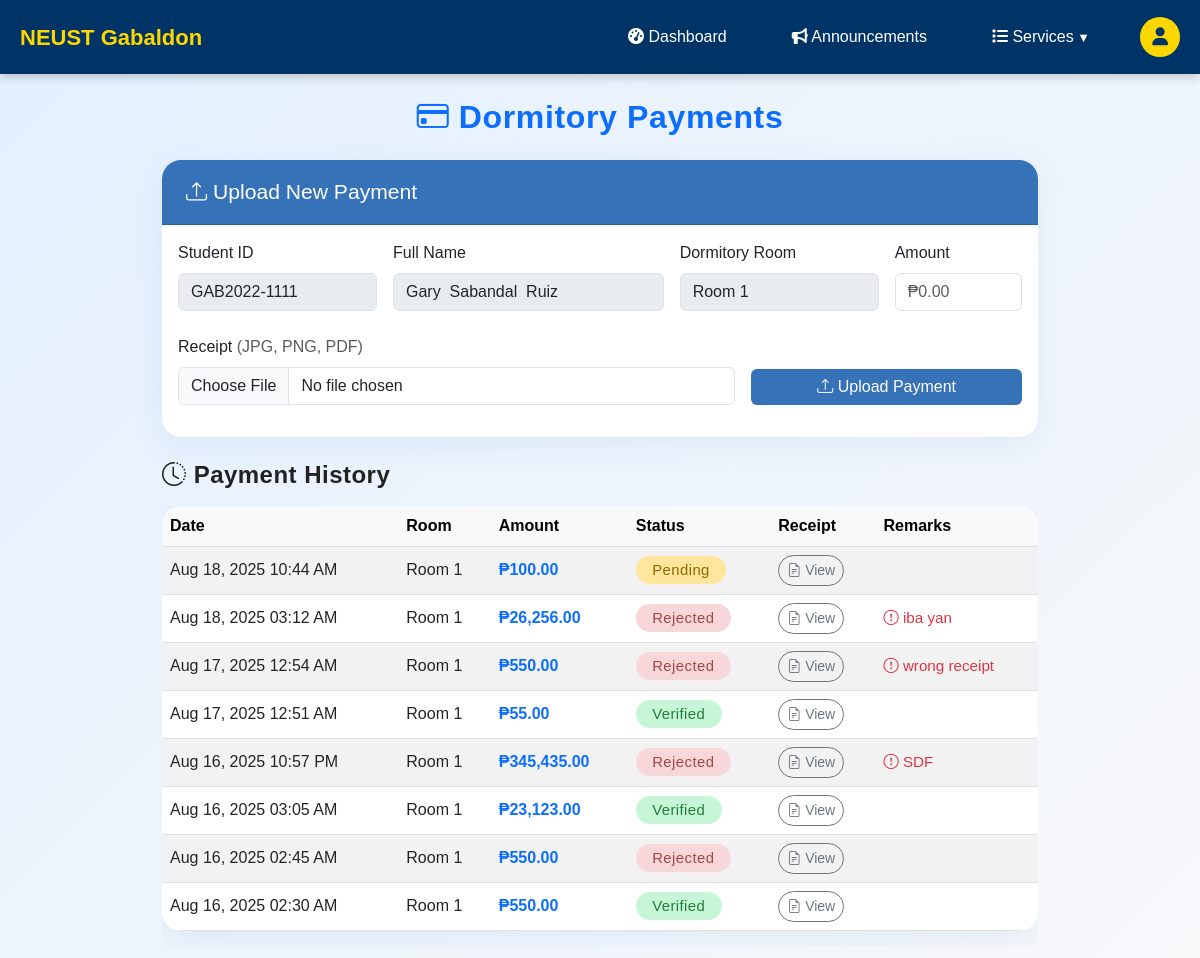
The page /student_payments.php (signed in) on the database its author committed.
### tables this page shows
CREATE TABLE `rooms` (
  `id` int(11) NOT NULL,
  `name` varchar(255) NOT NULL,
  `total_beds` int(11) NOT NULL,
  `occupied_beds` int(11) NOT NULL,
  `image` varchar(255) NOT NULL,
  `amenities` text NOT NULL,
  `price_per_month` float DEFAULT NULL
);

CREATE TABLE `payments` (
  `id` int(11) NOT NULL,
  `student_id` varchar(50) NOT NULL,
  `room_id` int(11) NOT NULL,
  `amount` decimal(10,2) NOT NULL,
  `receipt_path` varchar(255) NOT NULL,
  `status` enum('Pending','Verified','Rejected') NOT NULL DEFAULT 'Pending',
  `submitted_at` timestamp NOT NULL DEFAULT current_timestamp(),
  `verified_by` varchar(50) DEFAULT NULL,
  `verified_at` datetime DEFAULT NULL,
  `remarks` text DEFAULT NULL,
  `file_hash` varchar(64) DEFAULT NULL,
  `receipt_number` varchar(100) DEFAULT NULL,
  `date_paid` date DEFAULT NULL
);

### student_payments.php (the view, shortened to what this page needs)
<?php
require_once 'config.php';
$studentId = $_SESSION['user_id'];
$stmt = $conn->prepare("SELECT TRIM(CONCAT(first_name,' ',COALESCE(NULLIF(middle_name,''),''),' ',last_name)) AS full_name FROM users WHERE user_id = ?");
$stmt->bind_param('s', $studentId);
$stmt->execute();
$fullName = ($stmt->get_result()->fetch_assoc()['full_name']) ?? '';
$roomId = null; $roomName = '';
if (!$roomId) {
    $stmt = $conn->prepare("SELECT r.id, r.name FROM student_room_applications sa JOIN rooms r ON sa.room_id = r.id WHERE sa.user_id = ? AND sa.status = 'Approved' ORDER BY sa.applied_at DESC LIMIT 1");
    $stmt->bind_param('s', $studentId);
    $stmt->execute();
    $appRoom = $stmt->get_result()->fetch_assoc();
    if ($appRoom) { $roomId = (int)$appRoom['id']; $roomName = $appRoom['name']; }
}
$rows = [];
$stmt = $conn->prepare("SELECT p.id, p.room_id, r.name AS room_name, p.amount, p.receipt_path, p.status, p.submitted_at, p.remarks FROM payments p LEFT JOIN rooms r ON p.room_id = r.id WHERE p.student_id = ? ORDER BY p.submitted_at DESC");
$stmt->bind_param('s', $studentId);
$stmt->execute();
$res = $stmt->get_result();
while ($r = $res->fetch_assoc()) { $rows[] = $r; }
?>
<!DOCTYPE html>
<html lang="en">
<head>
    <link rel="stylesheet" href="https://cdn.jsdelivr.net/npm/bootstrap@5.3.0/dist/css/bootstrap.min.css">
    <link rel="stylesheet" href="https://cdn.jsdelivr.net/npm/bootstrap-icons@1.10.5/font/bootstrap-icons.css">
</head>
<body>
<?php include 'student_header.php'; ?>
<div class="container-xl mx-auto py-4">
    <h2 class="mb-4 text-center text-primary"><i class="bi bi-credit-card"></i> Dormitory Payments</h2>
    <div class="card mb-4">
        <div class="card-header">
            <span><i class="bi bi-upload"></i> Upload New Payment</span>
        </div>
        <div class="card-body">
            <form id="uploadForm" method="post" enctype="multipart/form-data" action="upload_payment.php" autocomplete="off">
                <div class="row g-3 align-items-end">
                    <div class="col-md-3 col-6">
                        <label class="form-label">Student ID</label>
                        <input type="text" class="form-control" value="<?= htmlspecialchars($studentId) ?>" disabled>
                    </div>
                    <div class="col-md-4 col-6">
                        <label class="form-label">Full Name</label>
                        <input type="text" class="form-control" value="<?= htmlspecialchars($fullName) ?>" disabled>
                    </div>
                    <div class="col-md-3 col-6">
                        <label class="form-label">Dormitory Room</label>
                        <input type="text" class="form-control" value="<?= htmlspecialchars($roomName ?: 'Not Assigned') ?>" disabled>
                    </div>
                    <div class="col-md-2 col-6">
                        <label class="form-label">Amount</label>
                        <input type="number" step="0.01" min="0" name="amount" class="form-control" placeholder="₱0.00" required>
                    </div>
                </div>
                <div class="row g-3 mt-2 align-items-end">
                    <div class="col-md-8 col-12">
                        <label class="form-label">Receipt <span class="text-muted">(JPG, PNG, PDF)</span></label>
                        <input type="file" name="receipt" id="receipt" class="form-control" accept="image/jpeg,image/png,application/pdf" required>
                    </div>
                    <div class="col-md-4 col-12 d-flex align-items-end">
                        <button class="btn btn-primary w-100" type="submit">
                            <i class="bi bi-upload"></i> Upload Payment
                        </button>
                    </div>
                </div>
            </form>
        </div>
    </div>
    <h4 class="mb-3 fw-semibold"><i class="bi bi-clock-history"></i> Payment History</h4>
    <div class="table-responsive">
        <table class="table table-striped table-hover align-middle">
            <thead class="table-light">
                <tr>
                    <th>Date</th>
                    <th>Room</th>
                    <th>Amount</th>
                    <th>Status</th>
                    <th>Receipt</th>
                    <th>Remarks</th>
                </tr>
            </thead>
            <tbody>
                <?php if (empty($rows)): ?>
                <tr>
                    <td colspan="6" class="text-center py-4 text-muted">
                        <i class="bi bi-inbox fs-2"></i>
                        <div>No payment records yet.</div>
                    </td>
                </tr>
                <?php else: ?>
                <?php foreach ($rows as $p): ?>
                <tr>
                    <td><?= htmlspecialchars(date('M d, Y h:i A', strtotime($p['submitted_at']))) ?></td>
                    <td><?= htmlspecialchars($p['room_name'] ?: ('Room #' . (int)$p['room_id'])) ?></td>
                    <td class="fw-semibold text-primary">₱<?= htmlspecialchars(number_format((float)$p['amount'],2)) ?></td>
                    <td>
                        <?php
                            $badgeClass = ($p['status']=='Verified') ? 'status-success' :
                                         (($p['status']=='Rejected') ? 'status-danger' :
                                         (($p['status']=='Pending') ? 'status-pending' : 'status-other'));
                        ?>
                        <span class="status-badge <?= $badgeClass ?>">
                            <?= htmlspecialchars($p['status']) ?>
                        </span>
                    </td>
                    <td>
                        <?php if (!empty($p['receipt_path'])): ?>
                        <a href="#" class="btn btn-sm btn-outline-secondary receipt-link"
                           data-bs-toggle="modal"
                           data-bs-target="#receiptModal"
                           data-id="<?= (int)$p['id'] ?>"
                           data-path="<?= htmlspecialchars($p['receipt_path']) ?>"
                           data-token="<?= htmlspecialchars($_SESSION['csrf_token']) ?>">
                            <i class="bi bi-file-earmark-text"></i> View
                        </a>
                        <?php else: ?>
                        <span class="text-muted">No file</span>
                        <?php endif; ?>
                    </td>
                    <td>
                        <?php if ($p['status'] === 'Rejected' && !empty($p['remarks'])): ?>
                            <span class="text-danger remarks"><i class="bi bi-exclamation-circle"></i> <?= htmlspecialchars($p['remarks']) ?></span>
                        <?php elseif (!empty($p['remarks'])): ?>
                            <span class="text-secondary remarks"><?= htmlspecialchars($p['remarks']) ?></span>
                        <?php endif; ?>
                    </td>
                </tr>
                <?php endforeach; ?>
                <?php endif; ?>
            </tbody>
        </table>
    </div>
</div>
</body>
</html>

### student_header.php (shortened to what this page needs)
<!DOCTYPE html>
<html lang="en">
<head>
</head>
<body>
<nav class="navbar">
    <div class="logo">NEUST Gabaldon</div>
    <div class="nav-container">
        <ul class="nav-links">
            <li><a href="student_dashboard.php"><i class="fas fa-tachometer-alt"></i> Dashboard</a></li>
            <li><a href="student_announcement.php"><i class="fas fa-bullhorn"></i> Announcements</a></li>
            <li class="dropdown">
                <a href="#"><i class="fas fa-list"></i> Services</a>
            </li>
        </ul>
        <div class="user-profile">
            <div class="user-dropdown">
                <div class="user-icon" onclick="toggleUserDropdown()">
                    <i class="fas fa-user"></i>
                </div>
            </div>
        </div>
    </div>
</nav>
</body>
</html>

### student_payments.php (style rules this page uses)
:root { --primary: #3572b7; --secondary: #f7f8fa; --accent: #e3f0ff; --card-shadow: 0 8px 32px rgba(53,114,183,0.09); --radius: 1.2rem; --transition: 0.15s cubic-bezier(.4,0,.2,1); }
body { background: linear-gradient(135deg, #e3f0ff 0%, #f7f8fa 100%); font-family: 'Roboto', 'Segoe UI', Arial, sans-serif; color: #222; }
.container-xl { max-width: 900px; }
h2, h4 { font-weight: 700; letter-spacing: .02em; }
.card { border-radius: var(--radius); box-shadow: var(--card-shadow); border: none; }
.card .card-header { background: var(--primary); color: #fff; border-radius: var(--radius) var(--radius) 0 0; padding: 1rem 1.5rem; font-size: 1.32rem; }
.form-label { font-weight: 500; }
.btn-primary { background: var(--primary); border: none; transition: background var(--transition), box-shadow var(--transition); }
.btn-outline-secondary { border-radius: 2em; }
.table { border-radius: var(--radius); background: #fff; box-shadow: var(--card-shadow); overflow: hidden; }
.table th, .table td { vertical-align: middle; }
.status-badge { padding: .4em 1.1em; font-size: .93em; font-weight: 500; border-radius: 2em; letter-spacing: .03em; border: none; transition: background var(--transition); }
.status-pending { background: #ffe69c; color: #8d6700; }
.status-success { background: #c6f6d5; color: #1d7e39; }
.status-danger { background: #f8d7da; color: #a94442; }
.receipt-link { transition: box-shadow var(--transition), transform var(--transition); }
.remarks { font-size: .95em; color: #6c757d; }

### student_header.php (style rules this page uses)
body { font-family: 'Arial', sans-serif; margin: 0; padding: 0; background-color: #f4f4f4; }
.navbar { background-color: #003366; padding: 15px 20px; display: flex; justify-content: space-between; align-items: center; position: sticky; top: 0; z-index: 1000; box-shadow: 0px 3px 10px rgba(0, 0, 0, 0.2); }
.logo { font-size: 22px; font-weight: bold; color: gold; }
.nav-container { display: flex; align-items: center; gap: 20px; }
.nav-links { list-style: none; padding: 0; margin: 0; display: flex; align-items: center; }
.nav-links li { position: relative; margin: 0 15px; }
.nav-links a { color: white; text-decoration: none; font-size: 16px; padding: 10px 15px; display: block; transition: 0.3s ease-in-out; border-radius: 5px; }
.user-profile { display: flex; align-items: center; gap: 10px; color: white; }
.user-icon { width: 40px; height: 40px; background-color: gold; border-radius: 50%; display: flex; align-items: center; justify-content: center; color: #003366; font-size: 18px; cursor: pointer; transition: 0.3s ease-in-out; }
.user-dropdown { position: relative; }
.dropdown { position: relative; }
.nav-links li a i { margin-left: 5px; }
.dropdown > a::after, .sub-dropdown > a::after { content: ' ▼'; font-size: 0.8em; }

### rows shown on the page
rooms: name "Room 1"
payments: submitted_at "Aug 18, 2025 10:44 AM", room.name "Room 1", amount "100.00", status "Pending"
payments: submitted_at "Aug 18, 2025 03:12 AM", room.name "Room 1", amount "26,256.00", status "Rejected", remarks "iba yan"
payments: submitted_at "Aug 17, 2025 12:54 AM", room.name "Room 1", amount "550.00", status "Rejected", remarks "wrong receipt"
payments: submitted_at "Aug 17, 2025 12:51 AM", room.name "Room 1", amount "55.00", status "Verified"
payments: submitted_at "Aug 16, 2025 10:57 PM", room.name "Room 1", amount "345,435.00", status "Rejected", remarks "SDF"
payments: submitted_at "Aug 16, 2025 03:05 AM", room.name "Room 1", amount "23,123.00", status "Verified"
payments: submitted_at "Aug 16, 2025 02:45 AM", room.name "Room 1", amount "550.00", status "Rejected"
payments: submitted_at "Aug 16, 2025 02:30 AM", room.name "Room 1", amount "550.00", status "Verified"
